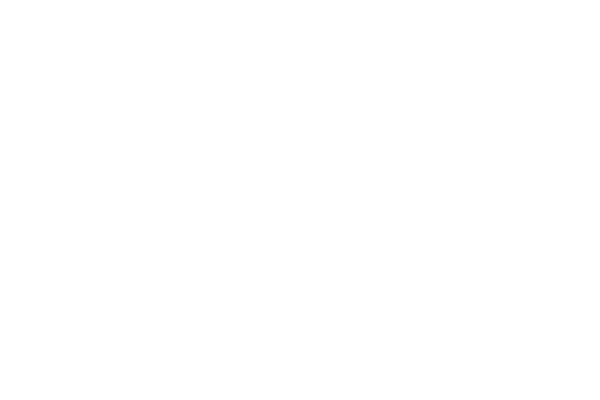
Frame 1 (no input)
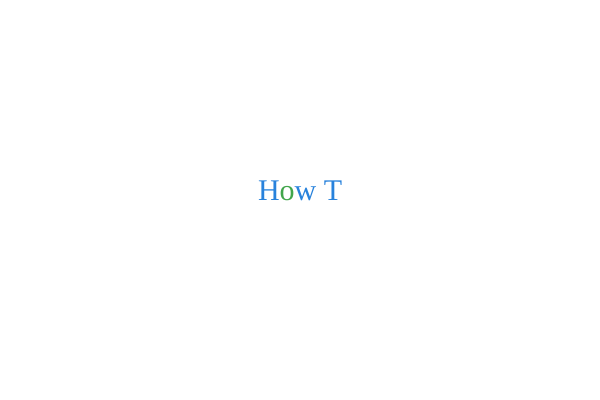
Frame 60 (no input)
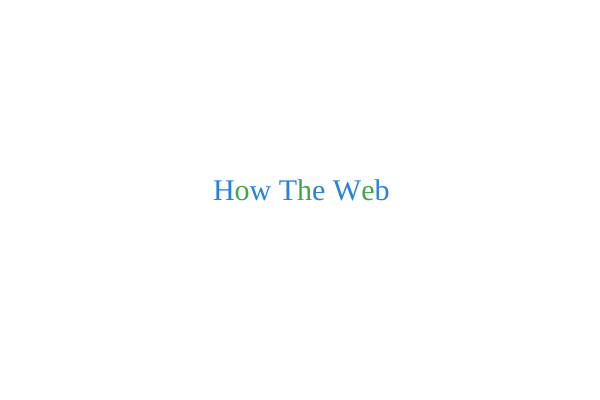
Frame 120 (the mouse pressed at the canvas centre since frame 60)

The p5.js sketch that drew these frames (run headless with seeded random() and noise() and a simulated clock; from frame 60 on, the mouse is pressed at the canvas centre):

// p5.js sketch
// ── sketch.js
let message = "How The Web Changed The World";
let letters = 0;

function setup() {
  createCanvas(600, 400);
  textSize(30);
  textAlign(LEFT);
  textFont("cursive");
}

function draw() {
  clear();

  let totalWidth = textWidth(message.substring(0, letters));
  let x = (width - totalWidth) / 2;

  for (let i = 0; i < letters; i++) {
    if (i % 2 == 0) {
      fill(40, 130, 220);
    } else {
      fill(65, 165, 75);
    }

    text(message[i], x, 200);
    x += textWidth(message[i]);
  }

  if (frameCount % 10 == 0) {
    letters++;

    if (letters > message.length) {
      letters = 0;
    }
  }
}
